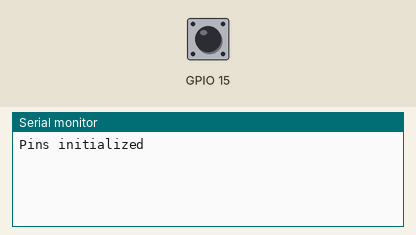
Bench run of a program on a simulated ESP32-S3. Parts: the last lines printed to the serial monitor. The test bench sets the inputs (shaded band); at power-on: GPIO 15 HIGH.

Above: at 1.2 s.
1.3 s: GPIO 15 pulled LOW for 0.15 s
At 2.4 s:
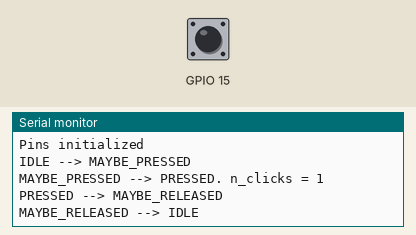
2.9 s: GPIO 15 pulled LOW for 1 s
At 3.7 s:
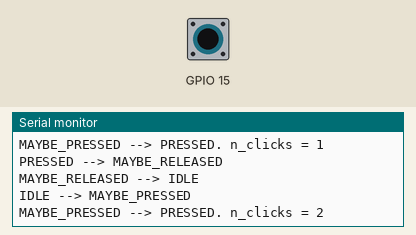
5.4 s: GPIO 15 pulled LOW for 0.15 s
At 5.56 s:
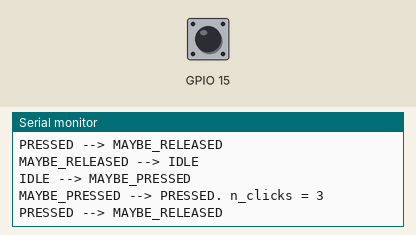

The program:

main.cpp
```cpp
#include <Arduino.h>

enum ButtonState {
	IDLE,
	MAYBE_PRESSED,
	PRESSED,
	MAYBE_RELEASED
};

uint16_t click_counter = 0;

class StateMachine {
public:
  StateMachine(uint8_t button_pin, uint32_t debounce_delay)
    : button_pin(button_pin),
      debounce_delay_ms(debounce_delay),
      last_trigger_time_ms(0),
      current_state(IDLE) {}

  void initPins() {
    pinMode(button_pin, INPUT_PULLUP);

    Serial.println("Pins initialized");
  }

  void updateState() {
    /*
    Transitions:
    IDLE -- (button pin = LOW) --> MAYBE_PRESSED
    MAYBE_PRESSED -- (debounce delay elapsed, button pin = LOW ~ press confirmed) --> PRESSED
    MAYBE_PRESSED -- (debounce delay elapsed, button pin = HIGH ~ press not confirmed) --> IDLE
    PRESSED -- (button pin = HIGH) --> MAYBE_RELEASED
    MAYBE_RELEASED -- (debounce delay elapsed, button pin = HIGH ~ release confirmed) --> IDLE
    MAYBE_RELEASED -- (debounce delay elapsed, button pin = LOW ~ release not confirmed) --> PRESSED
    */
    uint32_t current_time_ms = millis();
    uint8_t button_pin_value = digitalRead(button_pin);

    switch (current_state) {
      case IDLE:
        if (button_pin_value == LOW) {
          current_state = MAYBE_PRESSED;
          last_trigger_time_ms = current_time_ms;
          Serial.println("IDLE --> MAYBE_PRESSED");
        }
        break;
      case MAYBE_PRESSED:
        if (current_time_ms - last_trigger_time_ms >= debounce_delay_ms) {
          if (button_pin_value == LOW) {
            current_state = PRESSED;
            ++click_counter;
            Serial.print("MAYBE_PRESSED --> PRESSED. n_clicks = ");
            Serial.println(click_counter);
          } else {
            current_state = IDLE;
            Serial.println("MAYBE_PRESSED --> IDLE");
          }
        }
        break;
      case PRESSED:
        if (button_pin_value == HIGH) {
          current_state = MAYBE_RELEASED;
          last_trigger_time_ms = current_time_ms;
          Serial.println("PRESSED --> MAYBE_RELEASED");
        }
        break;
      case MAYBE_RELEASED:
        if (current_time_ms - last_trigger_time_ms >= debounce_delay_ms) {
          if (button_pin_value == HIGH) {
            current_state = IDLE;
            Serial.println("MAYBE_RELEASED --> IDLE");
          } else {
            current_state = PRESSED;
            ++click_counter;
            Serial.println("MAYBE_RELEASED --> PRESSED. n_clicks = ");
            Serial.println(click_counter);
          }
        }
        break;
    }
  }

private:
  uint8_t button_pin;
  uint32_t debounce_delay_ms;
  uint32_t last_trigger_time_ms;
  ButtonState current_state;
};

StateMachine state_machine(15, 50);

void setup() {
	Serial.begin(115200);

  state_machine.initPins();
}

void loop() {
  state_machine.updateState();
  delay(10); // питувати кнопку кожні 5–10 мс
}
```

Measured:
- after the input at 1.3 s, the serial monitor: prints a new line at once (image 1)
- after the input at 2.9 s, the serial monitor: prints a new line after 0.06 s (image 2)
- after the input at 5.4 s, the serial monitor: prints a new line after 0.06 s (image 3)
